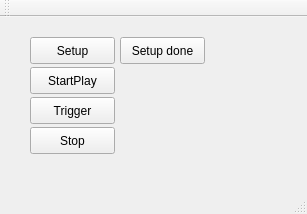
<?xml version="1.0" encoding="UTF-8"?>
<ui version="4.0">
 <class>MainWindow</class>
 <widget class="QMainWindow" name="MainWindow">
  <property name="geometry">
   <rect>
    <x>0</x>
    <y>0</y>
    <width>307</width>
    <height>214</height>
   </rect>
  </property>
  <property name="windowTitle">
   <string>MainWindow</string>
  </property>
  <widget class="QWidget" name="centralWidget">
   <widget class="QPushButton" name="setupButton">
    <property name="geometry">
     <rect>
      <x>30</x>
      <y>20</y>
      <width>85</width>
      <height>27</height>
     </rect>
    </property>
    <property name="text">
     <string>Setup</string>
    </property>
   </widget>
   <widget class="QPushButton" name="startButton">
    <property name="geometry">
     <rect>
      <x>30</x>
      <y>50</y>
      <width>85</width>
      <height>27</height>
     </rect>
    </property>
    <property name="text">
     <string>StartPlay</string>
    </property>
   </widget>
   <widget class="QPushButton" name="triggerButton">
    <property name="geometry">
     <rect>
      <x>30</x>
      <y>80</y>
      <width>85</width>
      <height>27</height>
     </rect>
    </property>
    <property name="text">
     <string>Trigger</string>
    </property>
   </widget>
   <widget class="QPushButton" name="stopButton">
    <property name="geometry">
     <rect>
      <x>30</x>
      <y>110</y>
      <width>85</width>
      <height>27</height>
     </rect>
    </property>
    <property name="text">
     <string>Stop</string>
    </property>
   </widget>
   <widget class="QLabel" name="infoLabel">
    <property name="geometry">
     <rect>
      <x>180</x>
      <y>80</y>
      <width>121</width>
      <height>71</height>
     </rect>
    </property>
    <property name="text">
     <string/>
    </property>
   </widget>
   <widget class="QPushButton" name="pushButton">
    <property name="geometry">
     <rect>
      <x>120</x>
      <y>20</y>
      <width>85</width>
      <height>27</height>
     </rect>
    </property>
    <property name="text">
     <string>Setup done</string>
    </property>
   </widget>
  </widget>
  <widget class="QMenuBar" name="menuBar">
   <property name="geometry">
    <rect>
     <x>0</x>
     <y>0</y>
     <width>307</width>
     <height>20</height>
    </rect>
   </property>
  </widget>
  <widget class="QToolBar" name="mainToolBar">
   <attribute name="toolBarArea">
    <enum>TopToolBarArea</enum>
   </attribute>
   <attribute name="toolBarBreak">
    <bool>false</bool>
   </attribute>
  </widget>
  <widget class="QStatusBar" name="statusBar"/>
 </widget>
 <layoutdefault spacing="6" margin="11"/>
 <resources/>
 <connections/>
</ui>
